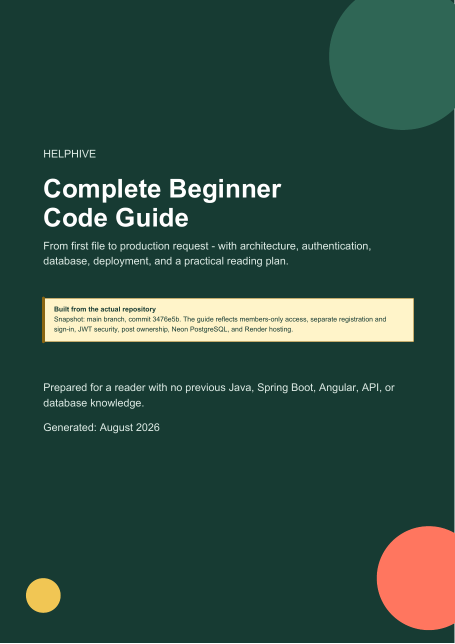
#> input picture tmp/pdfs/rendered_v5/page-01.png, 910 x 1287 px (shown at 1/2 size); its folder holds only this picture in this run
$ python make_contact_sheets.py
#> lines starting #> are read from the running program, lines starting #| are printed output that depends on the picture
from pathlib import Path
from PIL import Image, ImageDraw, ImageFont

root = Path(__file__).resolve().parent
pages = sorted((root / "rendered_v5").glob("page-*.png"), key=lambda p: int(p.stem.split("-")[-1]))
out = root / "contact_sheets_v5"
out.mkdir(exist_ok=True)
font = ImageFont.load_default()

for sheet_index in range((len(pages) + 7) // 8):
    group = pages[sheet_index * 8:(sheet_index + 1) * 8]
    canvas = Image.new("RGB", (1120, 800), "#d9dedb")
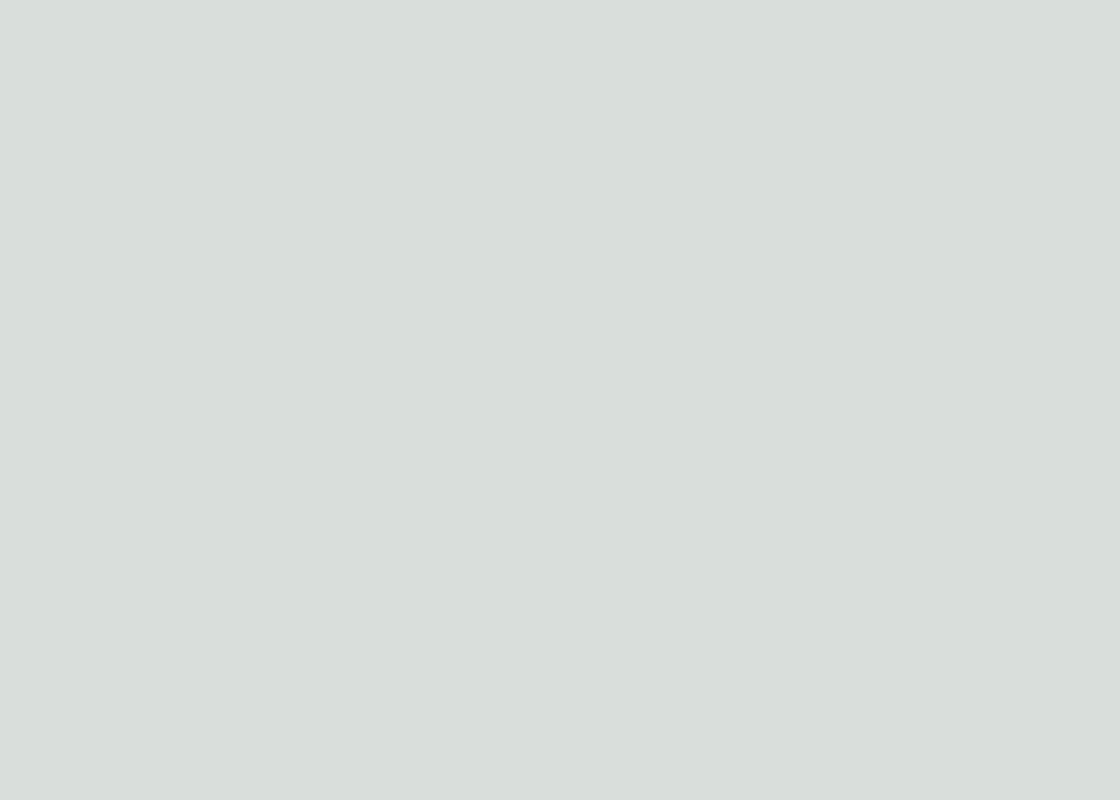
#> canvas: PIL image 1120x800 RGB; mean R, G, B 217, 222, 219
    draw = ImageDraw.Draw(canvas)
    for index, path in enumerate(group):
        page = Image.open(path).convert("RGB")
#> page is the input picture: PIL image 910x1287 RGB; mean R, G, B 46.7, 76.2, 65.3
        page.thumbnail((260, 350))
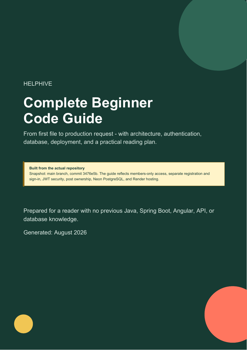
#> page: PIL image 247x350 RGB; mean R, G, B 46.5, 76.1, 65.2
        col, row = index % 4, index // 4
        x, y = 15 + col * 276, 30 + row * 385
        canvas.paste(page, (x, y))
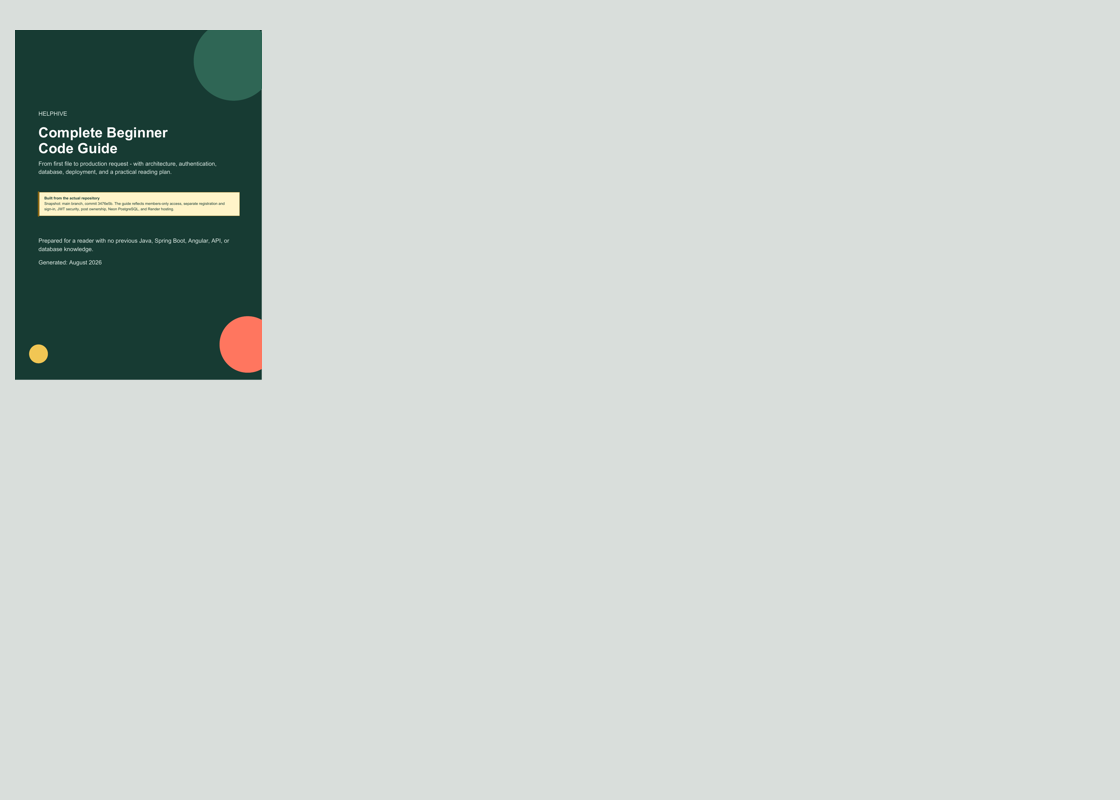
#> canvas: PIL image 1120x800 RGB; mean R, G, B 200.6, 207.9, 204.2
        draw.text((x, y - 18), f"Page {sheet_index * 8 + index + 1}", fill="#173b33", font=font)
    canvas.save(out / f"sheet-{sheet_index + 1}.png")

$ run again, on tmp/pdfs/rendered_v5/page-05.png
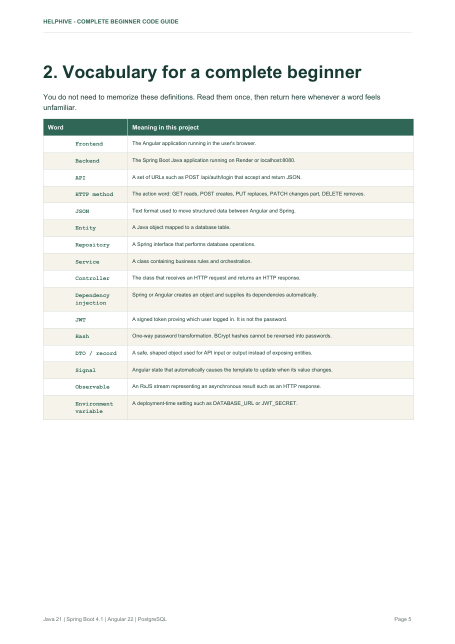
#> input picture tmp/pdfs/rendered_v5/page-05.png, 910 x 1287 px (shown at 1/2 size)
#> page is the input picture: PIL image 910x1287 RGB; mean R, G, B 244.1, 245.6, 243.5
#> `page.thumbnail((260, 350))`:
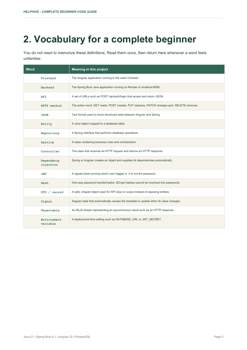
#> page: PIL image 247x350 RGB; mean R, G, B 244, 245.4, 243.4
#> `canvas.paste(page, (x, y))`:
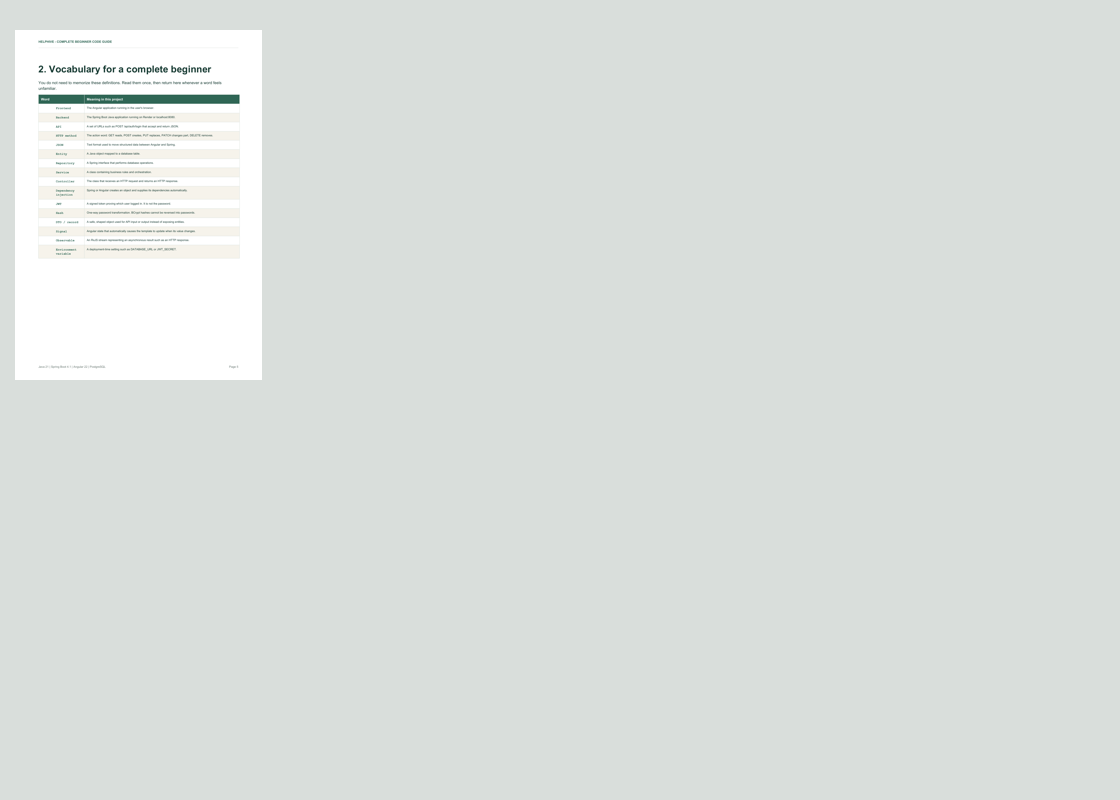
#> canvas: PIL image 1120x800 RGB; mean R, G, B 219.6, 224.3, 221.4

$ run again, on tmp/pdfs/rendered_v5/page-07.png
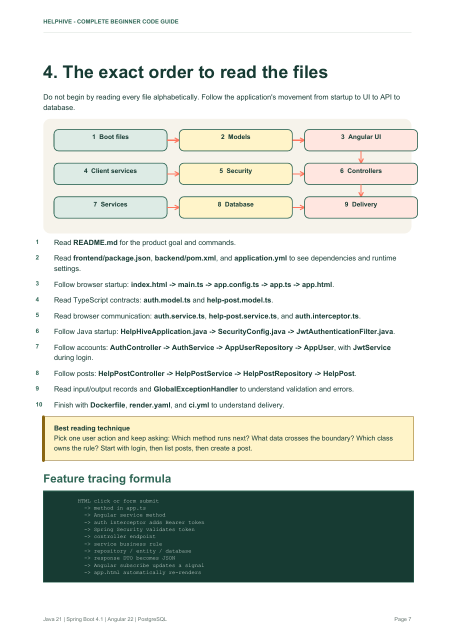
#> input picture tmp/pdfs/rendered_v5/page-07.png, 910 x 1287 px (shown at 1/2 size)
#> page is the input picture: PIL image 910x1287 RGB; mean R, G, B 218, 222.4, 216.9
#> `page.thumbnail((260, 350))`:
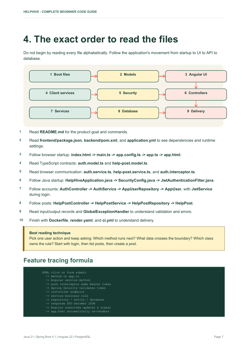
#> page: PIL image 247x350 RGB; mean R, G, B 217.7, 222.1, 216.6
#> `canvas.paste(page, (x, y))`:
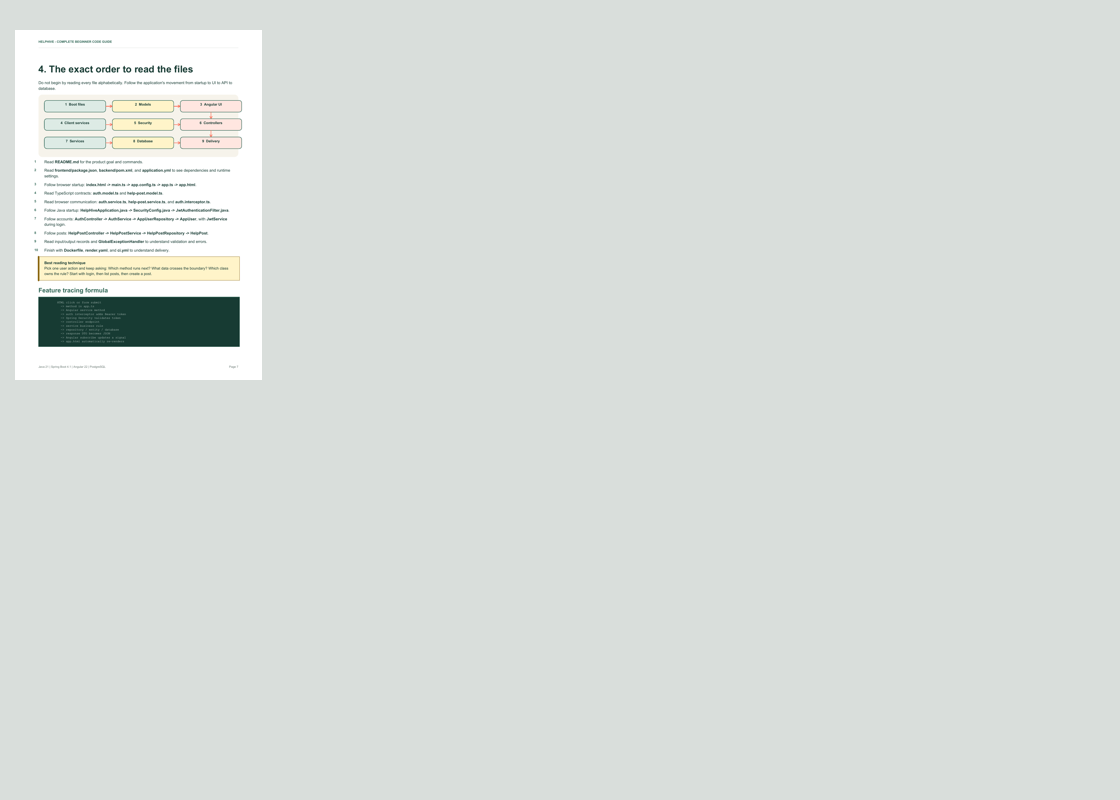
#> canvas: PIL image 1120x800 RGB; mean R, G, B 217.1, 222, 218.8

$ run again, on tmp/pdfs/rendered_v5/page-02.png
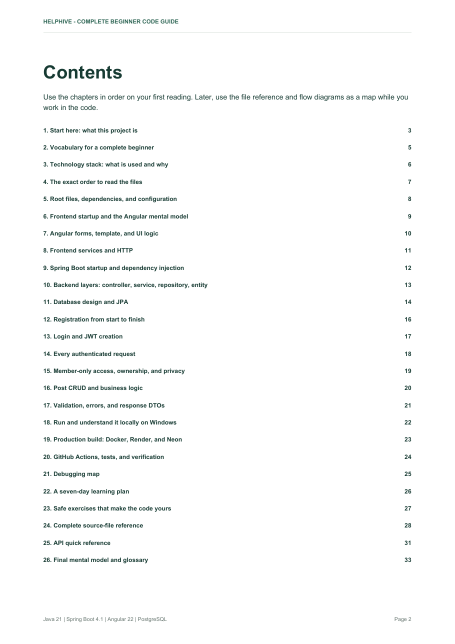
#> input picture tmp/pdfs/rendered_v5/page-02.png, 910 x 1287 px (shown at 1/2 size)
#> page is the input picture: PIL image 910x1287 RGB; mean R, G, B 250, 250.8, 250.6
#> `page.thumbnail((260, 350))`:
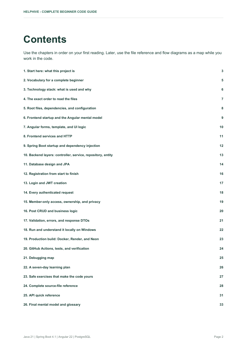
#> page: PIL image 247x350 RGB; mean R, G, B 249.8, 250.6, 250.4
#> `canvas.paste(page, (x, y))`:
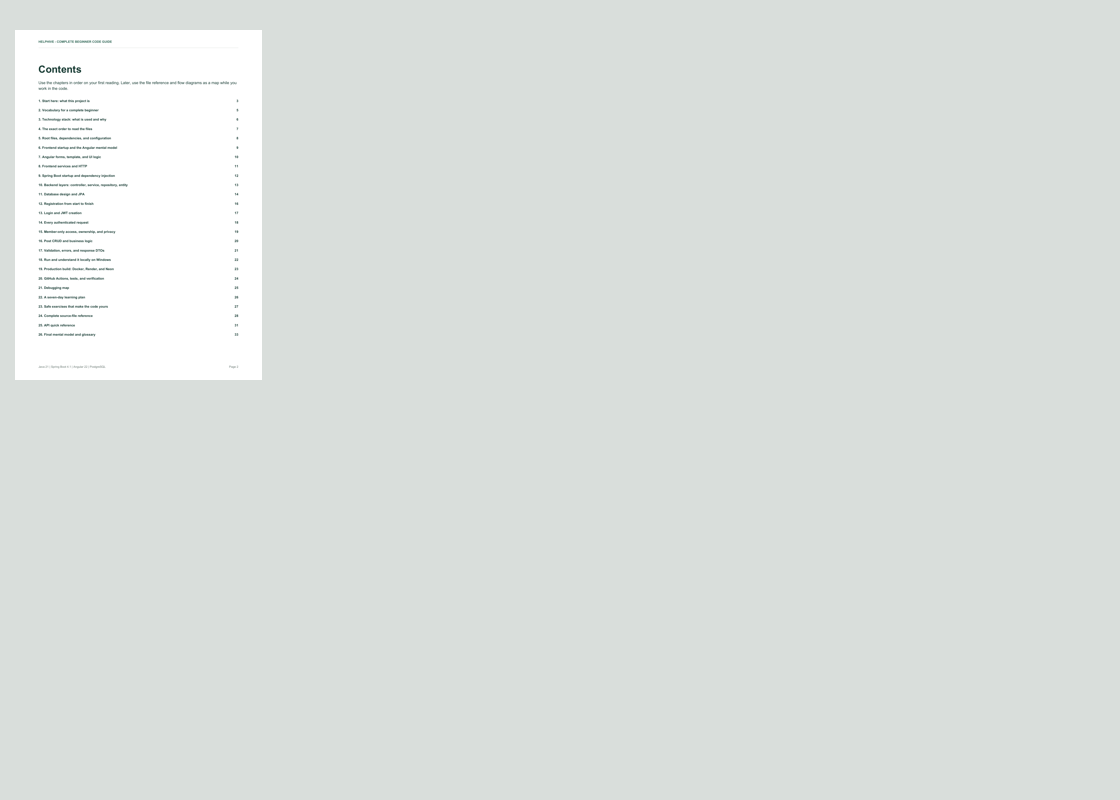
#> canvas: PIL image 1120x800 RGB; mean R, G, B 220.2, 224.8, 222
